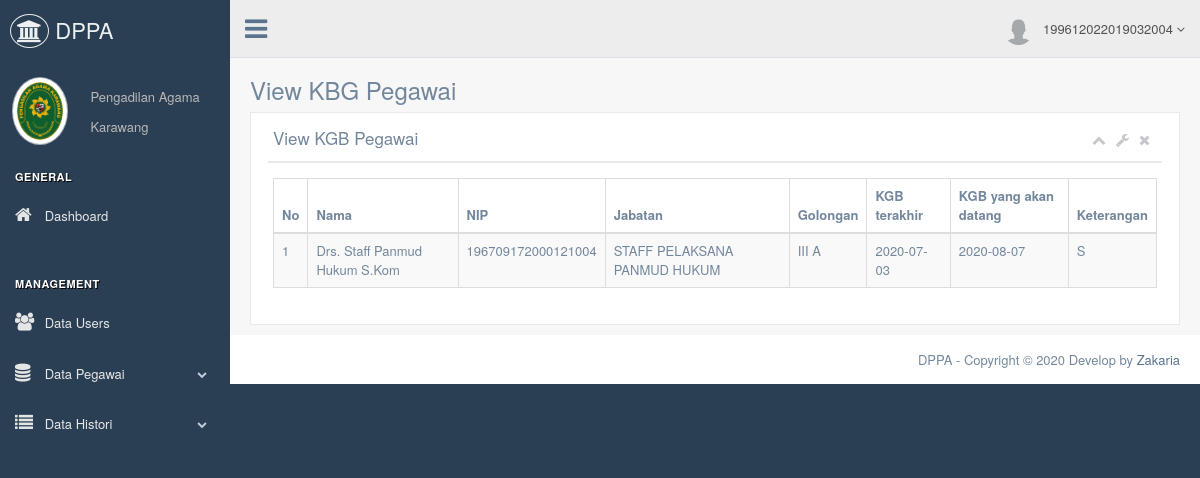
The page /admin/index.php?page=viewkgbpegawai&nip=196709172000121004 (signed in) on the database its author committed.
### tables this page shows
CREATE TABLE `kgb_pegawai` (
  `id_kgbpegawai` int(50) NOT NULL,
  `id_pegawai` int(50) NOT NULL,
  `kgb_terakhir` varchar(225) DEFAULT NULL,
  `kgb_datang` varchar(225) DEFAULT NULL,
  `keterangan` varchar(225) NOT NULL,
  `timestamp` varchar(255) NOT NULL
);

CREATE TABLE `pegawai` (
  `id_pegawai` int(50) NOT NULL,
  `nama_pegawai` varchar(225) NOT NULL,
  `nip` varchar(225) NOT NULL,
  `id_jabatan` int(25) NOT NULL,
  `id_golongan` int(25) NOT NULL,
  `unit_kerja` varchar(255) NOT NULL
);

CREATE TABLE `jabatan` (
  `id_jabatan` int(25) NOT NULL,
  `nama_jabatan` varchar(255) NOT NULL
);

CREATE TABLE `golongan` (
  `id_golongan` int(25) NOT NULL,
  `nama_golongan` varchar(255) NOT NULL
);

### admin/view_kgbpegawai.php (the view, shortened to what this page needs)
<div class="page-title">
  <div class="title_left">
    <h3>View KBG Pegawai</h3>
  </div>
</div>
<div class="clearfix"></div>
<div class="row">
  <div class="col-md-12 col-sm-12 col-xs-12">
    <div class="x_panel">
      <div class="x_title">
        <h2>View KGB Pegawai <small>Daftar KGB pegawai</small></h2>
        <ul class="nav navbar-right panel_toolbox">
          <li><a class="collapse-link"><i class="fa fa-chevron-up"></i></a>
          </li>
          <li class="dropdown">
            <a href="#" class="dropdown-toggle" data-toggle="dropdown" role="button" aria-expanded="false"><i class="fa fa-wrench"></i></a>
          </li>
          <li><a class="close-link"><i class="fa fa-close"></i></a>
          </li>
        </ul>
        <div class="clearfix"></div>
      </div>
      <div class="x_content">
        <table id="datatable" class="table table-striped table-bordered">
          <thead>
            <tr>
              <th>No</th>
              <th>Nama</th>
              <th>NIP</th>
              <th>Jabatan</th>
              <th>Golongan</th>
              <th>KGB terakhir</th>
              <th>KGB yang akan datang</th>
              <th>Keterangan</th>
            </tr>
          </thead>
          <tbody>
            <?php
            include "../database/koneksi.php";
              $nip = $_GET['nip'];
              $i = 1;
              $selectpegawai = mysqli_query($koneksi, "SELECT * FROM pegawai WHERE nip='$nip'");
              $hasilselect = mysqli_fetch_array($selectpegawai);
              $idpegawai = $hasilselect['id_pegawai'];
              $query = mysqli_query($koneksi, "SELECT * FROM kgb_pegawai kgb, pegawai pg, jabatan jb, golongan gl where kgb.id_pegawai = pg.id_pegawai and kgb.id_pegawai='$idpegawai' and pg.id_jabatan=jb.id_jabatan and pg.id_golongan=gl.id_golongan");
              while ($row = mysqli_fetch_array($query) ) {
                ?>
                <tr>
                  <td><?php echo $i; ?></td>
                  <td><?php echo $row['nama_pegawai']; ?></td>
                  <td><?php echo $row['nip']; ?></td>
                  <td><?php echo $row['nama_jabatan']; ?></td>
                  <td><?php echo $row['nama_golongan']; ?></td>
                  <td><?php echo $row['kgb_terakhir']; ?></td>
                  <td><?php echo $row['kgb_datang']; ?></td>
                  <td><?php echo $row['keterangan']; ?></td>
                </tr>
                <?php
                $i++;
              }
            ?>
          </tbody>
        </table>
      </div>
    </div>
  </div>
</div>

### rows shown on the page
kgb_pegawai: id_pegawai.nama_pegawai "Drs. Staff Panmud Hukum S.Kom", id_pegawai.nip "196709172000121004", jabatan.nama_jabatan "STAFF PELAKSANA PANMUD HUKUM", golongan.nama_golongan "III A", kgb_terakhir "2020-07-03", kgb_datang "2020-08-07", keterangan "S"

### other values the page prints
$nip "199612022019032004"
